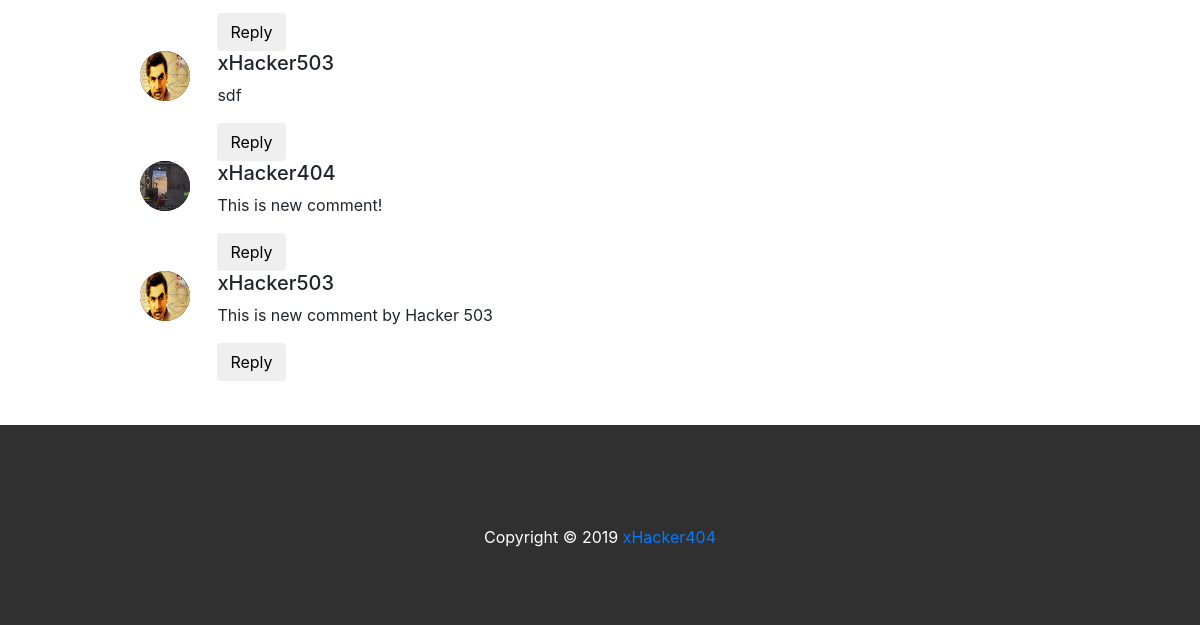
The app's page /blog/posts/1/ (lower part), older data.
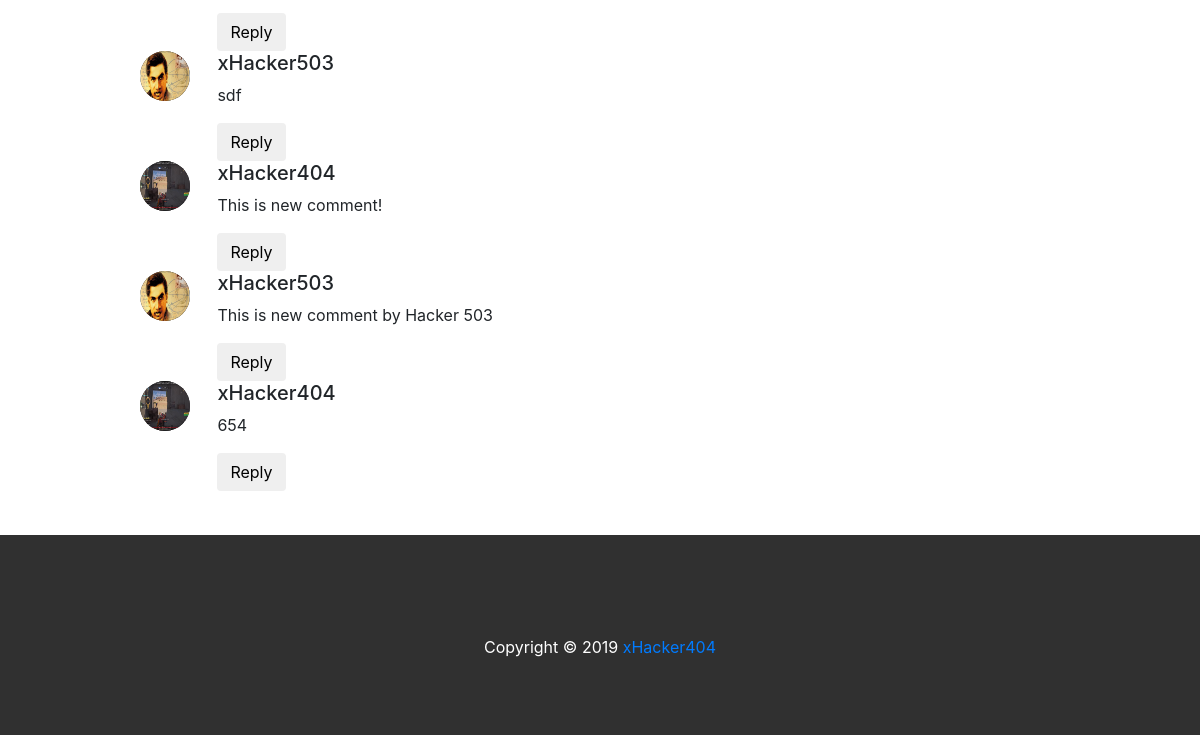
The same page, newer data.
### blog/models.py (models this page shows, shortened)
class Comment(models.Model):
    post = models.ForeignKey(Post,on_delete=models.CASCADE, default=1, related_name='comments')  #have to fix this
    title = models.CharField(max_length=250,blank=True)
    content = models.CharField(max_length=1000, blank=True)
    author = models.ForeignKey(UserProfileInfo,on_delete=models.CASCADE,default=1)
    published_date = models.DateTimeField(default=datetime.now(), blank=True)

class UserProfileInfo(models.Model):
    user = models.OneToOneField(User,on_delete=models.CASCADE)
    portfolio = models.URLField(blank=True)
    profile_pic = models.ImageField(upload_to='profile_pics', blank=True)

### blog/views.py (the view)
# urls.py: path('posts/<int:pk>/', views.post_details, name='post_details'),
def post_details(request, pk):
    post_list = Post.objects.get(id=pk)
    post_id = post_list.id
    comments = post_list.comments.all()
    my_dict = {'post':post_list, 'comments':comments}
    return render(request, 'blog/single.html', context=my_dict)

### templates/blog/single.html (shortened to what this page needs)
<!DOCTYPE html>
{% extends 'blog/base.html' %}
{% load staticfiles %}
{% block post_block %}
<div class="col-md-7">
    <div class="post">
        {% if post  %}
        <p><b>Categories:</b><a href="blog/{{ tag }}" />{{ post.category }}</a></p> <br>
        <div class="row comment">
        {% if comments %}
          {% for comment in comments %}
          <div class="col-md-1 commenter"><img src="/media/{{comment.author.profile_pic}}" alt="50x50"></div>
          <div class="col-md-10 comment-body">
              <h2 style="font-size: 20px">{{comment.author.user}}</h2>
              <p>{{comment.content}}</p>
              <button type="button" class="btn">Reply</button>
          </div>
          {% endfor %}
        {% else %}
        <p>Sorry No Comment for this post!</p>
        {% endif %}
      </div>
    </div>
    {% else %}
    <p>Post Has been deleted OR 404!!!!</p>
    {% endif %}
</div>
{% endblock %}

Row changes from the older to the newer data that the page shows:
added Comment: author.profile_pic (picture), author.user "xHacker404", content "654"
